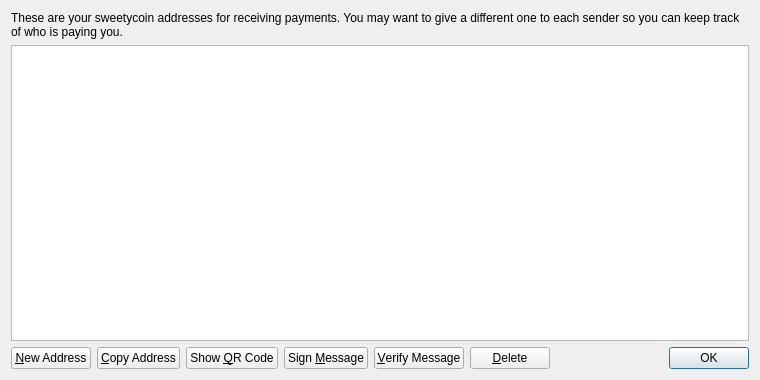
<?xml version="1.0" encoding="UTF-8"?>
<ui version="4.0">
 <class>AddressBookPage</class>
 <widget class="QWidget" name="AddressBookPage">
  <property name="geometry">
   <rect>
    <x>0</x>
    <y>0</y>
    <width>760</width>
    <height>380</height>
   </rect>
  </property>
  <property name="windowTitle">
   <string>Address Book</string>
  </property>
  <layout class="QVBoxLayout" name="verticalLayout">
   <item>
    <widget class="QLabel" name="labelExplanation">
     <property name="text">
      <string>These are your sweetycoin addresses for receiving payments. You may want to give a different one to each sender so you can keep track of who is paying you.</string>
     </property>
     <property name="textFormat">
      <enum>Qt::PlainText</enum>
     </property>
     <property name="wordWrap">
      <bool>true</bool>
     </property>
    </widget>
   </item>
   <item>
    <widget class="QTableView" name="tableView">
     <property name="contextMenuPolicy">
      <enum>Qt::CustomContextMenu</enum>
     </property>
     <property name="toolTip">
      <string>Double-click to edit address or label</string>
     </property>
     <property name="tabKeyNavigation">
      <bool>false</bool>
     </property>
     <property name="alternatingRowColors">
      <bool>true</bool>
     </property>
     <property name="selectionMode">
      <enum>QAbstractItemView::SingleSelection</enum>
     </property>
     <property name="selectionBehavior">
      <enum>QAbstractItemView::SelectRows</enum>
     </property>
     <property name="sortingEnabled">
      <bool>true</bool>
     </property>
     <attribute name="verticalHeaderVisible">
      <bool>false</bool>
     </attribute>
    </widget>
   </item>
   <item>
    <layout class="QHBoxLayout" name="horizontalLayout">
     <item>
      <widget class="QPushButton" name="newAddressButton">
       <property name="toolTip">
        <string>Create a new address</string>
       </property>
       <property name="text">
        <string>&amp;New Address</string>
       </property>
       <property name="icon">
        <iconset resource="../bitcoin.qrc">
         <normaloff>:/icons/add</normaloff>:/icons/add</iconset>
       </property>
      </widget>
     </item>
     <item>
      <widget class="QPushButton" name="copyToClipboard">
       <property name="toolTip">
        <string>Copy the currently selected address to the system clipboard</string>
       </property>
       <property name="text">
        <string>&amp;Copy Address</string>
       </property>
       <property name="icon">
        <iconset resource="../bitcoin.qrc">
         <normaloff>:/icons/editcopy</normaloff>:/icons/editcopy</iconset>
       </property>
      </widget>
     </item>
     <item>
      <widget class="QPushButton" name="showQRCode">
       <property name="text">
        <string>Show &amp;QR Code</string>
       </property>
       <property name="icon">
        <iconset resource="../bitcoin.qrc">
         <normaloff>:/icons/qrcode</normaloff>:/icons/qrcode</iconset>
       </property>
      </widget>
     </item>
     <item>
      <widget class="QPushButton" name="signMessage">
       <property name="toolTip">
        <string>Sign a message to prove you own a sweetycoin address</string>
       </property>
       <property name="text">
        <string>Sign &amp;Message</string>
       </property>
       <property name="icon">
        <iconset resource="../bitcoin.qrc">
         <normaloff>:/icons/edit</normaloff>:/icons/edit</iconset>
       </property>
      </widget>
     </item>
     <item>
      <widget class="QPushButton" name="verifyMessage">
       <property name="toolTip">
        <string>Verify a message to ensure it was signed with a specified sweetycoin address</string>
       </property>
       <property name="text">
        <string>&amp;Verify Message</string>
       </property>
       <property name="icon">
        <iconset resource="../bitcoin.qrc">
         <normaloff>:/icons/transaction_0</normaloff>:/icons/transaction_0</iconset>
       </property>
      </widget>
     </item>
     <item>
      <widget class="QPushButton" name="deleteButton">
       <property name="toolTip">
        <string>Delete the currently selected address from the list</string>
       </property>
       <property name="text">
        <string>&amp;Delete</string>
       </property>
       <property name="icon">
        <iconset resource="../bitcoin.qrc">
         <normaloff>:/icons/remove</normaloff>:/icons/remove</iconset>
       </property>
      </widget>
     </item>
     <item>
      <spacer name="horizontalSpacer">
       <property name="orientation">
        <enum>Qt::Horizontal</enum>
       </property>
       <property name="sizeHint" stdset="0">
        <size>
         <width>40</width>
         <height>20</height>
        </size>
       </property>
      </spacer>
     </item>
     <item>
      <widget class="QDialogButtonBox" name="buttonBox">
       <property name="sizePolicy">
        <sizepolicy hsizetype="Maximum" vsizetype="Fixed">
         <horstretch>0</horstretch>
         <verstretch>0</verstretch>
        </sizepolicy>
       </property>
       <property name="standardButtons">
        <set>QDialogButtonBox::Ok</set>
       </property>
      </widget>
     </item>
    </layout>
   </item>
  </layout>
 </widget>
 <resources>
  <include location="../bitcoin.qrc"/>
 </resources>
 <connections/>
</ui>
